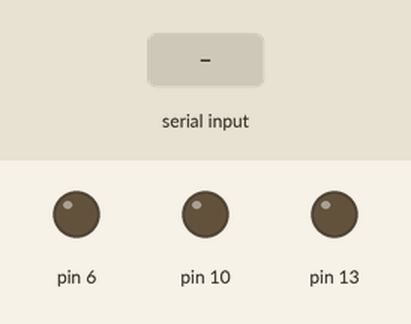
This sketch was run on a simulated Arduino Uno, built with avr-gcc and run on an emulated ATmega328P. Parts: output pins drawn as LEDs (lit = HIGH). Inputs (shaded band) come from the test bench. What the sketch prints to the serial monitor is not drawn.

Above: at 1.2 s.
1.3 s: "r" received over Serial
At 2.0 s:
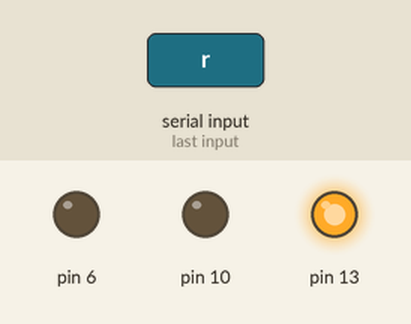
2.8 s: "y" received over Serial
At 3.1 s:
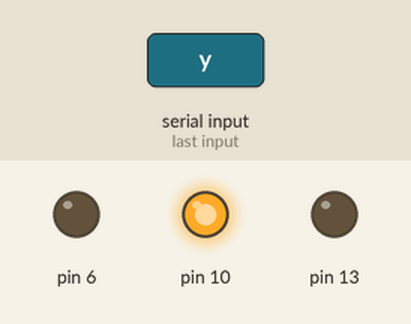
4.3 s: "g" received over Serial
At 5.4 s:
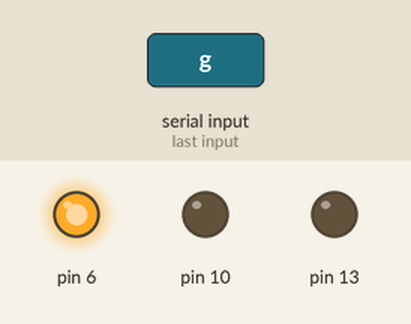
Timing chart, 0 to 7.3 s (numbered marks = the images above; inputs shaded):
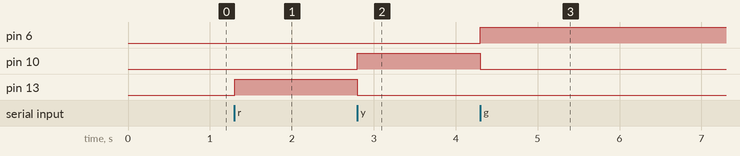

The sketch:

IOT_assignment_code.ino
```cpp
// C++ code
//
void setup()
{
  pinMode(13, OUTPUT);
  pinMode(10, OUTPUT);
  pinMode(6, OUTPUT);
  Serial.begin(9600);
  Serial.println("enter choice=");
}

void loop()
{
  while(Serial.available()!=0)
  {
    char ch=Serial.read();
    switch(ch)
    {
      case 114:
          digitalWrite(13,HIGH);
          digitalWrite(10,LOW);
          digitalWrite(6,LOW);
         break;
      case 121:
          digitalWrite(10,HIGH);
          digitalWrite(13,LOW);
          digitalWrite(6,LOW);
          break;
      case 103:
          digitalWrite(6,HIGH);
          digitalWrite(13,LOW);
          digitalWrite(10,LOW);
          break;
    }
    }

}
```

Measured:
- after the input at 1.3 s, pin 13: LOW → HIGH at once
- after the input at 2.8 s, pin 10: LOW → HIGH at once; pin 13: HIGH → LOW at once
- after the input at 4.3 s, pin 6: LOW → HIGH at once; pin 10: HIGH → LOW at once
